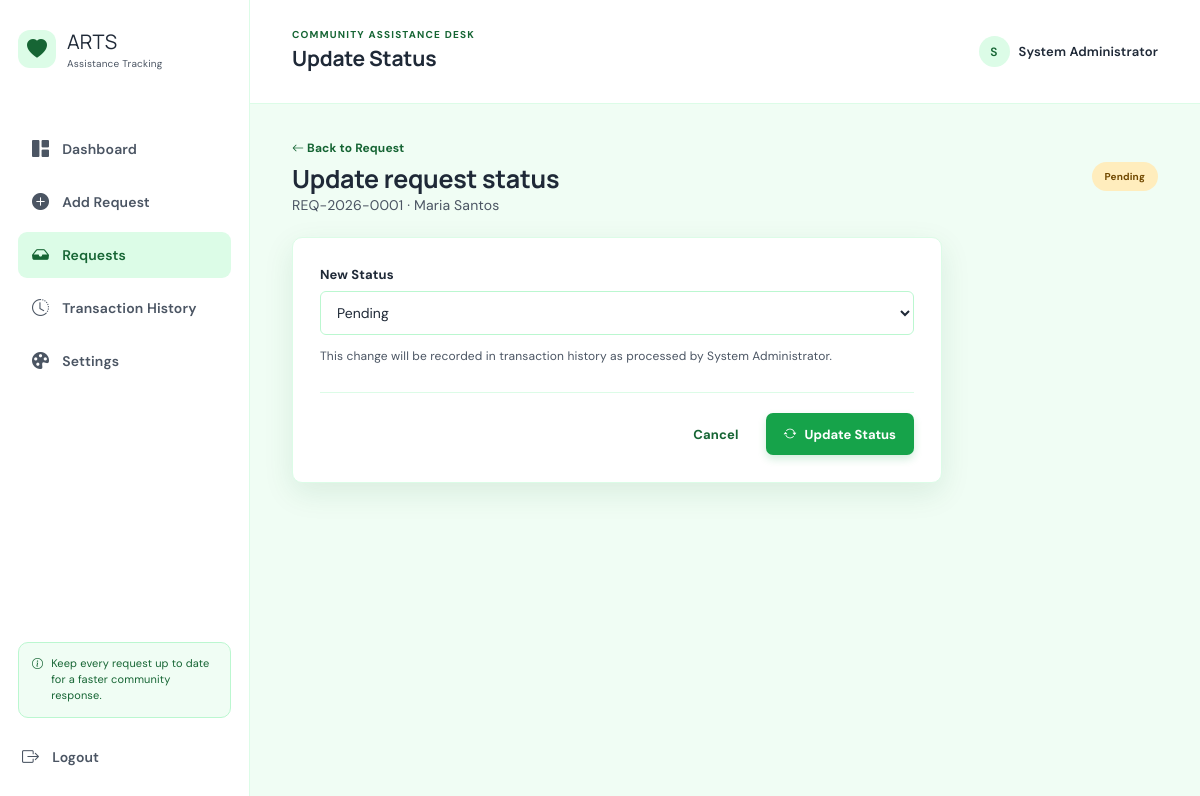
The app's page /update_status.php?id=1 (signed in) with its own data.
### tables this page shows
CREATE TABLE IF NOT EXISTS requests (
    id INT AUTO_INCREMENT PRIMARY KEY,
    request_id VARCHAR(20) NOT NULL UNIQUE,
    full_name VARCHAR(120) NOT NULL,
    address VARCHAR(255) NOT NULL,
    barangay VARCHAR(100) NOT NULL,
    contact_number VARCHAR(30) NOT NULL,
    date_of_visit DATE NOT NULL,
    purpose TEXT NOT NULL,
    assistance_type VARCHAR(60) NOT NULL,
    amount_requested DECIMAL(12,2) NOT NULL DEFAULT 0,
    remarks TEXT,
    status ENUM('Pending', 'Approved', 'Completed', 'Rejected') NOT NULL DEFAULT 'Pending',
    created_at TIMESTAMP DEFAULT CURRENT_TIMESTAMP,
    updated_at TIMESTAMP DEFAULT CURRENT_TIMESTAMP ON UPDATE CURRENT_TIMESTAMP
);

### inc/functions.php (called while the page is built, shortened)
<?php
function e($value) {
    return htmlspecialchars((string) $value, ENT_QUOTES, 'UTF-8');
}
function status_class($status) {
    $classes = array(
        'Pending' => 'status-pending',
        'Approved' => 'status-approved',
        'Completed' => 'status-completed',
        'Rejected' => 'status-rejected'
    );
    return $classes[$status] ?? 'status-pending';
}
?>

### public/update_status.php (the view, shortened to what this page needs)
<?php
require_once __DIR__ . '/../inc/auth.php'; require_once __DIR__ . '/../config/database.php';
$id = (int) ($_GET['id'] ?? $_POST['id'] ?? 0); $statement = $pdo->prepare('SELECT * FROM requests WHERE id = ?'); $statement->execute(array($id)); $request = $statement->fetch(); if (!$request) { http_response_code(404); exit('Request not found.'); }
$page_title = 'Update Status'; $active_page = 'requests'; include __DIR__ . '/../inc/header.php';
?>
<div class="detail-heading"><div><a class="back-link" href="view_request.php?id=<?= e($id); ?>"><i class="bi bi-arrow-left"></i> Back to Request</a><h2 class="section-title">Update request status</h2><p class="muted"><?= e($request['request_id']); ?> · <?= e($request['full_name']); ?></p></div><span class="status large-status <?= e(status_class($request['status'])); ?>"><?= e($request['status']); ?></span></div><?php if ($errors): ?><div class="alert alert-error"><i class="bi bi-exclamation-circle"></i><?= e(implode(' ', $errors)); ?></div><?php endif; ?><section class="panel status-panel"><form method="post"><input type="hidden" name="csrf_token" value="<?= e(csrf_token()); ?>"><input type="hidden" name="id" value="<?= e($id); ?>"><label for="status">New Status</label><select id="status" name="status" class="status-select"><?php foreach (array('Pending','Approved','Completed','Rejected') as $option): ?><option <?= $request['status'] === $option ? 'selected' : ''; ?>><?= e($option); ?></option><?php endforeach; ?></select><p class="muted status-help">This change will be recorded in transaction history as processed by <?= e($_SESSION['full_name']); ?>.</p><div class="form-actions"><a href="view_request.php?id=<?= e($id); ?>" class="btn btn-light">Cancel</a><button class="btn btn-primary" type="submit"><i class="bi bi-arrow-repeat"></i> Update Status</button></div></form></section>
<?php include __DIR__ . '/../inc/footer.php'; ?>

### public/css/style.css (style rules this page uses)
:root { --ink:#1F2937;--muted:#4B5563;--pink:#16A34A;--pink-dark:#166534;--pink-soft:#DCFCE7;--line:#DCFCE7;--surface:#fff;--canvas:#F0FDF4;--shadow:0 8px 28px rgba(48,29,38,.06) }
* { box-sizing:border-box }
body { margin:0;background:var(--canvas);color:var(--ink);font:14px 'DM Sans',sans-serif }
h1,h2,h3,p { margin-top:0 }
h1,h2 { font-family:Manrope,sans-serif }
a { color:inherit;text-decoration:none }
button,input,select,textarea { font:inherit }
button { cursor:pointer }
.muted { color:var(--muted);margin-bottom:0 }
.welcome-row,.form-intro,.detail-heading,.panel-heading { display:flex;align-items:center;justify-content:space-between;gap:20px }
.section-title { font-size:25px;margin:5px 0 0 }
.btn { border:0;border-radius:7px;padding:11px 16px;display:inline-flex;align-items:center;justify-content:center;gap:8px;font-weight:700;font-size:13px }
.btn-primary { background:var(--pink);color:#fff;box-shadow:0 4px 9px #16A34A33 }
.btn-light { background:#f5f3f4;color:#5d585d }
.stat-card,.panel { background:var(--surface);border:1px solid var(--line);border-radius:10px;box-shadow:var(--shadow) }
.panel { overflow:hidden }
.status { display:inline-flex;align-items:center;gap:3px;border-radius:20px;padding:5px 9px;font-size:10px;font-weight:700 }
.status-pending { color:#ae771c;background:#fff5df }
.large-status { padding:8px 13px }
.field label,.status-panel label { font-size:12px;font-weight:700;color:#5f5a60 }
.field input,.field select,.field textarea,.status-select { border:1px solid var(--line);border-radius:6px;padding:11px 12px;background:#fff;outline:0;color:var(--ink);resize:vertical }
.form-actions { display:flex;justify-content:flex-end;gap:9px;margin-top:28px;padding-top:20px;border-top:1px solid var(--line) }
.back-link { color:var(--pink-dark);font-weight:700;font-size:12px }
.detail-heading { margin-bottom:23px }
.status-panel { padding:27px;max-width:650px }
.status-select { display:block;width:100%;margin-top:8px }
.status-help { font-size:12px;margin-top:13px }

### public/css/friendly.css (style rules this page uses)
:root { --ink: #1F2937; --muted: #4B5563; --green: #16A34A; --green-dark: #166534; --green-soft: #DCFCE7; --green-pale: #F0FDF4; --pink: var(--green); --pink-dark: var(--green-dark); --pink-soft: var(--green-soft); --canvas: #F0FDF4; --line: #DCFCE7; --surface: #FFFFFF; --surface-muted: #F0FDF4; --focus: #86EFAC; --border-strong: #BBF7D0; --shadow-color: rgba(22, 101, 52, .10); }
body { letter-spacing: .01em; }
.topbar h1, .section-title { letter-spacing: -.01em; }
.btn { min-height: 42px; padding: 11px 18px; transition: transform .15s ease, box-shadow .15s ease, background .15s ease; }
.btn-primary { background: var(--green); color: #FFFFFF; }
.panel, .stat-card { box-shadow: 0 10px 30px var(--shadow-color); }
.field label, .status-panel label, .login-form-card label { color: var(--ink); font-size: 13px; }
.field input, .field select, .field textarea, .status-select, .input-icon, .filter-bar select, .filter-bar input, .search-box { min-height: 44px; border-color: var(--border-strong); background: var(--surface); color: var(--ink); }
.text-link, .back-link, .clear-filter, .icon-link, .action-links a { color: var(--green-dark); }
.status-pending { color: #714900; background: #FFEDBD; }
.btn-light { color: var(--green-dark); background: var(--surface); border-color: var(--border-strong); }
.panel, .stat-card, .form-panel, .detail-panel, .confirm-box, .login-form-card { border-color: var(--line); background: var(--surface); }
.panel-heading, .detail-heading, .table-wrap { border-color: var(--line); }

### records on screen
requests: request "REQ-2026-0001", full_name "Maria Santos", status "Pending"

### other values on screen
$page_title "Update Status"
substr($_SESSION['full_name'] ?? 'A', 0, 1) "S"
$_SESSION['full_name'] "System Administrator"
form field status "Pending"
